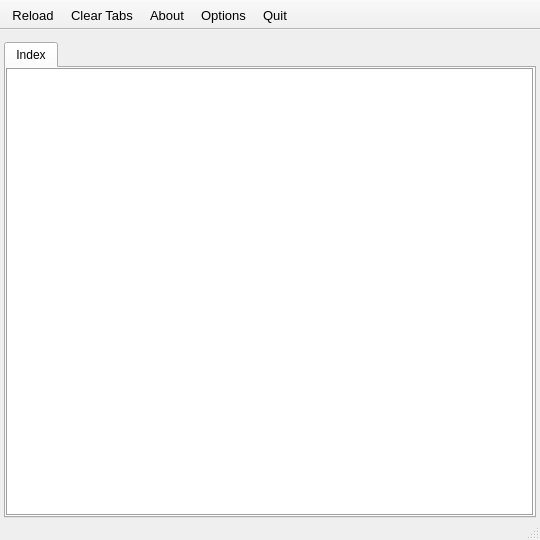
<?xml version="1.0" encoding="UTF-8"?>
<ui version="4.0">
 <author>David Sugar</author>
 <comment>** Copyright (C) 2011-2017 Tycho Softworks.
**
** This program is free software: you can redistribute it and/or modify
** it under the terms of the GNU General Public License as published
** by the Free Software Foundation, either version 3 of the License, or
** (at your option) any later version.
**
** This program is distributed in the hope that it will be useful,
** but WITHOUT ANY WARRANTY; without even the implied warranty of
** MERCHANTABILITY or FITNESS FOR A PARTICULAR PURPOSE.  See the
** GNU General Public License for more details.
**
** You should have received a copy of the GNU General Public License
** along with this program.  If not, see &lt;http://www.gnu.org/licenses/&gt;.</comment>
 <class>MainWindow</class>
 <widget class="QMainWindow" name="MainWindow">
  <property name="geometry">
   <rect>
    <x>0</x>
    <y>0</y>
    <width>540</width>
    <height>540</height>
   </rect>
  </property>
  <property name="windowTitle">
   <string>Manual Page Viewer</string>
  </property>
  <property name="windowIcon">
   <iconset resource="../qrc/light.qrc">
    <normaloff>:/images/manpager.png</normaloff>:/images/manpager.png</iconset>
  </property>
  <property name="unifiedTitleAndToolBarOnMac">
   <bool>true</bool>
  </property>
  <widget class="QWidget" name="centralwidget">
   <layout class="QGridLayout" name="gridLayout">
    <property name="leftMargin">
     <number>4</number>
    </property>
    <property name="topMargin">
     <number>12</number>
    </property>
    <property name="rightMargin">
     <number>4</number>
    </property>
    <property name="bottomMargin">
     <number>0</number>
    </property>
    <item row="0" column="0">
     <layout class="QVBoxLayout" name="verticalLayout">
      <property name="topMargin">
       <number>0</number>
      </property>
      <item>
       <layout class="QHBoxLayout" name="horizontalLayout_2"/>
      </item>
      <item>
       <widget class="QTabWidget" name="tabs">
        <property name="currentIndex">
         <number>0</number>
        </property>
        <widget class="QWidget" name="indexTab">
         <attribute name="title">
          <string>Index</string>
         </attribute>
         <layout class="QGridLayout" name="gridLayout_2">
          <property name="leftMargin">
           <number>0</number>
          </property>
          <property name="topMargin">
           <number>0</number>
          </property>
          <property name="rightMargin">
           <number>0</number>
          </property>
          <property name="bottomMargin">
           <number>0</number>
          </property>
          <item row="0" column="0">
           <widget class="QTableView" name="indexView">
            <property name="frameShape">
             <enum>QFrame::Box</enum>
            </property>
            <property name="frameShadow">
             <enum>QFrame::Sunken</enum>
            </property>
            <property name="dragDropOverwriteMode">
             <bool>false</bool>
            </property>
            <property name="alternatingRowColors">
             <bool>true</bool>
            </property>
            <property name="gridStyle">
             <enum>Qt::SolidLine</enum>
            </property>
            <attribute name="horizontalHeaderShowSortIndicator" stdset="0">
             <bool>true</bool>
            </attribute>
            <attribute name="horizontalHeaderStretchLastSection">
             <bool>false</bool>
            </attribute>
            <attribute name="verticalHeaderVisible">
             <bool>false</bool>
            </attribute>
            <attribute name="verticalHeaderCascadingSectionResizes">
             <bool>true</bool>
            </attribute>
            <attribute name="verticalHeaderDefaultSectionSize">
             <number>24</number>
            </attribute>
            <attribute name="verticalHeaderShowSortIndicator" stdset="0">
             <bool>false</bool>
            </attribute>
            <attribute name="verticalHeaderStretchLastSection">
             <bool>false</bool>
            </attribute>
           </widget>
          </item>
         </layout>
        </widget>
       </widget>
      </item>
     </layout>
    </item>
   </layout>
  </widget>
  <widget class="QStatusBar" name="statusbar"/>
  <widget class="QToolBar" name="toolBar">
   <property name="font">
    <font>
     <pointsize>10</pointsize>
    </font>
   </property>
   <property name="windowTitle">
    <string>toolBar</string>
   </property>
   <property name="movable">
    <bool>false</bool>
   </property>
   <property name="allowedAreas">
    <set>Qt::AllToolBarAreas</set>
   </property>
   <property name="iconSize">
    <size>
     <width>16</width>
     <height>16</height>
    </size>
   </property>
   <attribute name="toolBarArea">
    <enum>TopToolBarArea</enum>
   </attribute>
   <attribute name="toolBarBreak">
    <bool>false</bool>
   </attribute>
   <addaction name="actionReload"/>
   <addaction name="actionClear"/>
   <addaction name="actionAbout"/>
   <addaction name="actionOptions"/>
   <addaction name="actionQuit"/>
  </widget>
  <action name="actionQuit">
   <property name="icon">
    <iconset resource="../qrc/light.qrc">
     <normaloff>:/icons/exit.png</normaloff>:/icons/exit.png</iconset>
   </property>
   <property name="text">
    <string>&amp;Quit Manpager</string>
   </property>
   <property name="iconText">
    <string>Quit</string>
   </property>
   <property name="toolTip">
    <string>Quit</string>
   </property>
   <property name="whatsThis">
    <string>Exit Application</string>
   </property>
   <property name="visible">
    <bool>true</bool>
   </property>
   <property name="iconVisibleInMenu">
    <bool>true</bool>
   </property>
  </action>
  <action name="actionAll">
   <property name="checkable">
    <bool>false</bool>
   </property>
   <property name="checked">
    <bool>false</bool>
   </property>
   <property name="icon">
    <iconset theme="stock_select-all">
     <normaloff>.</normaloff>.</iconset>
   </property>
   <property name="text">
    <string>&amp;All Sections</string>
   </property>
   <property name="toolTip">
    <string>All Sections</string>
   </property>
   <property name="whatsThis">
    <string>Selects all man page sections</string>
   </property>
   <property name="iconVisibleInMenu">
    <bool>true</bool>
   </property>
  </action>
  <action name="actionBut">
   <property name="checkable">
    <bool>true</bool>
   </property>
   <property name="text">
    <string>All &amp;But Selected</string>
   </property>
  </action>
  <action name="actionClear">
   <property name="checkable">
    <bool>false</bool>
   </property>
   <property name="icon">
    <iconset resource="../qrc/light.qrc">
     <normaloff>:/icons/clear.png</normaloff>:/icons/clear.png</iconset>
   </property>
   <property name="text">
    <string>&amp;Clear Tabs</string>
   </property>
   <property name="toolTip">
    <string>Clear</string>
   </property>
   <property name="whatsThis">
    <string>Clears all man section selections</string>
   </property>
   <property name="shortcut">
    <string>Ctrl+C</string>
   </property>
   <property name="iconVisibleInMenu">
    <bool>true</bool>
   </property>
  </action>
  <action name="actionSection1">
   <property name="checkable">
    <bool>true</bool>
   </property>
   <property name="checked">
    <bool>true</bool>
   </property>
   <property name="text">
    <string>&amp;1: User Commands</string>
   </property>
   <property name="iconText">
    <string>&amp;1: User Commands</string>
   </property>
   <property name="toolTip">
    <string>1: User Commands</string>
   </property>
   <property name="whatsThis">
    <string>Select user command pages</string>
   </property>
  </action>
  <action name="actionSection2">
   <property name="checkable">
    <bool>true</bool>
   </property>
   <property name="checked">
    <bool>true</bool>
   </property>
   <property name="text">
    <string>&amp;2: System Calls</string>
   </property>
   <property name="toolTip">
    <string>2: System Calls</string>
   </property>
   <property name="whatsThis">
    <string>Select system call pages</string>
   </property>
  </action>
  <action name="actionSection3">
   <property name="checkable">
    <bool>true</bool>
   </property>
   <property name="checked">
    <bool>true</bool>
   </property>
   <property name="text">
    <string>&amp;3: Subroutines</string>
   </property>
   <property name="iconText">
    <string>3: Subroutines</string>
   </property>
   <property name="toolTip">
    <string>3: Subroutines</string>
   </property>
   <property name="whatsThis">
    <string>Select subroutine pages</string>
   </property>
  </action>
  <action name="actionSection4">
   <property name="checkable">
    <bool>true</bool>
   </property>
   <property name="text">
    <string>&amp;4: Devices</string>
   </property>
   <property name="toolTip">
    <string>4: Devices</string>
   </property>
   <property name="whatsThis">
    <string>Select device pages</string>
   </property>
  </action>
  <action name="actionSection5">
   <property name="checkable">
    <bool>true</bool>
   </property>
   <property name="text">
    <string>&amp;5: File Formats</string>
   </property>
   <property name="toolTip">
    <string>5: File Formats</string>
   </property>
   <property name="whatsThis">
    <string>Select file format pages</string>
   </property>
  </action>
  <action name="actionSection6">
   <property name="checkable">
    <bool>true</bool>
   </property>
   <property name="text">
    <string>&amp;6: Games</string>
   </property>
   <property name="toolTip">
    <string>6: Games</string>
   </property>
   <property name="whatsThis">
    <string>Select games pages</string>
   </property>
  </action>
  <action name="actionSection7">
   <property name="checkable">
    <bool>true</bool>
   </property>
   <property name="text">
    <string>&amp;7: Miscellaneous</string>
   </property>
   <property name="toolTip">
    <string>7: Miscellaneous</string>
   </property>
   <property name="whatsThis">
    <string>Select miscellaneous pages</string>
   </property>
  </action>
  <action name="actionSection8">
   <property name="checkable">
    <bool>true</bool>
   </property>
   <property name="text">
    <string>&amp;8: Administration</string>
   </property>
   <property name="toolTip">
    <string>8: Administration</string>
   </property>
   <property name="whatsThis">
    <string>Select administration pages</string>
   </property>
  </action>
  <action name="actionSectionl">
   <property name="checkable">
    <bool>true</bool>
   </property>
   <property name="text">
    <string>&amp;l: Local</string>
   </property>
   <property name="toolTip">
    <string>l: Local</string>
   </property>
   <property name="whatsThis">
    <string>Select locally installed pages</string>
   </property>
  </action>
  <action name="actionSectionn">
   <property name="text">
    <string>&amp;n: New</string>
   </property>
   <property name="toolTip">
    <string>n: New</string>
   </property>
   <property name="whatsThis">
    <string>Select new pages</string>
   </property>
  </action>
  <action name="actionIndex">
   <property name="checkable">
    <bool>true</bool>
   </property>
   <property name="checked">
    <bool>true</bool>
   </property>
   <property name="text">
    <string>&amp;Index Search</string>
   </property>
  </action>
  <action name="actionKeywords">
   <property name="checkable">
    <bool>true</bool>
   </property>
   <property name="text">
    <string>&amp;Keyword Search</string>
   </property>
  </action>
  <action name="action_Mode">
   <property name="text">
    <string>Mode</string>
   </property>
   <property name="toolTip">
    <string>Change Search Mode</string>
   </property>
  </action>
  <action name="actionReload">
   <property name="icon">
    <iconset resource="../qrc/light.qrc">
     <normaloff>:/icons/refresh.png</normaloff>:/icons/refresh.png</iconset>
   </property>
   <property name="text">
    <string>&amp;Reload Index</string>
   </property>
   <property name="iconText">
    <string>Reload</string>
   </property>
   <property name="toolTip">
    <string>Reload Index</string>
   </property>
   <property name="whatsThis">
    <string>Reload manual sections</string>
   </property>
   <property name="shortcut">
    <string>Ctrl+R</string>
   </property>
   <property name="iconVisibleInMenu">
    <bool>true</bool>
   </property>
  </action>
  <action name="actionAbout">
   <property name="icon">
    <iconset resource="../qrc/light.qrc">
     <normaloff>:/icons/info.png</normaloff>:/icons/info.png</iconset>
   </property>
   <property name="text">
    <string>&amp;About Manpager</string>
   </property>
   <property name="iconText">
    <string>About</string>
   </property>
   <property name="toolTip">
    <string>About</string>
   </property>
   <property name="whatsThis">
    <string>Copyright and author information</string>
   </property>
   <property name="shortcut">
    <string>Ctrl+A</string>
   </property>
   <property name="iconVisibleInMenu">
    <bool>true</bool>
   </property>
  </action>
  <action name="actionSupport">
   <property name="enabled">
    <bool>false</bool>
   </property>
   <property name="icon">
    <iconset>
     <normaloff>:/icons/web/github.png</normaloff>:/icons/web/github.png</iconset>
   </property>
   <property name="text">
    <string>Support</string>
   </property>
   <property name="toolTip">
    <string>Support</string>
   </property>
   <property name="whatsThis">
    <string>Access to support and source code</string>
   </property>
   <property name="visible">
    <bool>false</bool>
   </property>
   <property name="iconVisibleInMenu">
    <bool>true</bool>
   </property>
  </action>
  <action name="actionOpen">
   <property name="text">
    <string>Open</string>
   </property>
  </action>
  <action name="actionOptions">
   <property name="icon">
    <iconset resource="../qrc/light.qrc">
     <normaloff>:/icons/settings.png</normaloff>:/icons/settings.png</iconset>
   </property>
   <property name="text">
    <string>Preferences...</string>
   </property>
   <property name="iconText">
    <string>Options</string>
   </property>
   <property name="shortcut">
    <string>Ctrl+O</string>
   </property>
   <property name="iconVisibleInMenu">
    <bool>true</bool>
   </property>
  </action>
  <action name="actionView">
   <property name="text">
    <string>View</string>
   </property>
   <property name="toolTip">
    <string>View in Tab</string>
   </property>
  </action>
 </widget>
 <resources>
  <include location="../qrc/light.qrc"/>
 </resources>
 <connections/>
</ui>
